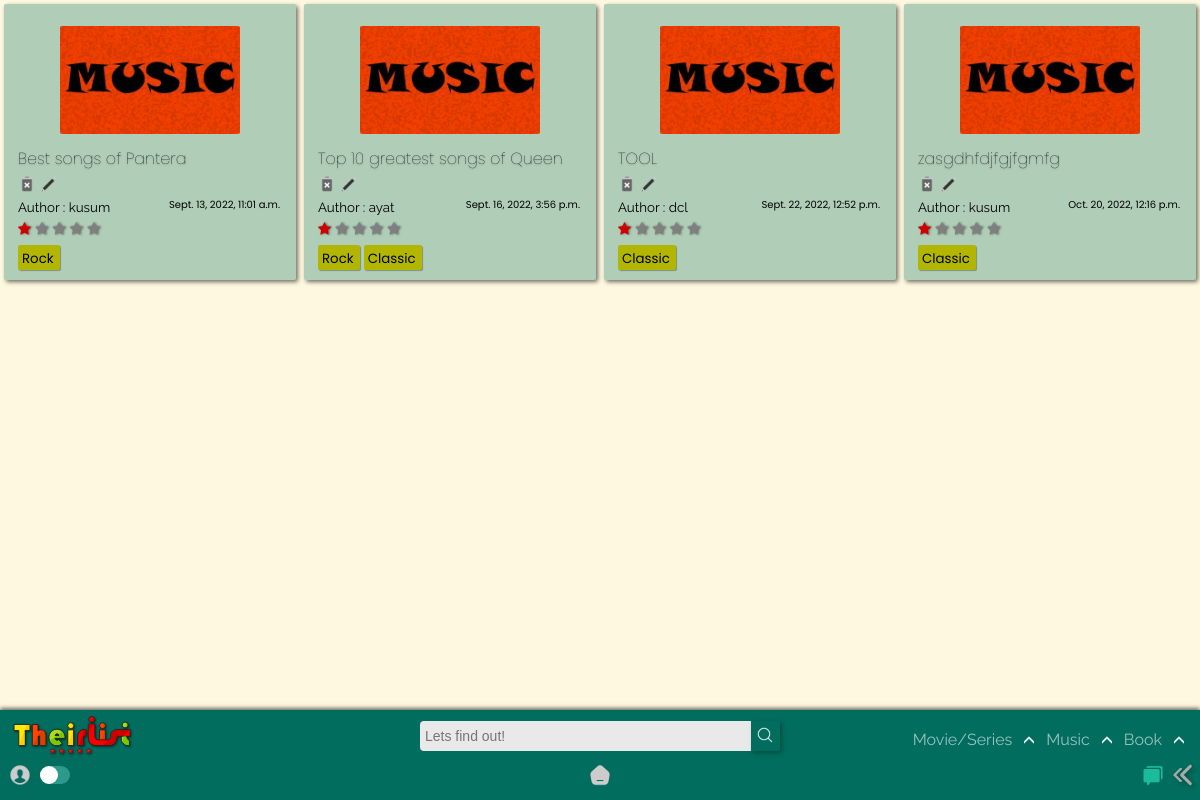
/home/music/, run on the app's committed database.
### app/models.py (models this page shows, shortened)
class MusicList(models.Model):
    title = models.CharField(max_length=120)
    genre = models.ManyToManyField('MusicGenre')
    creator = models.ForeignKey(User,on_delete=models.SET_NULL,blank=True, null=True)
    posted = models.DateTimeField(auto_now_add=True)
    content = RichTextField(null=True,default=' ')
    type = models.CharField(max_length=10,default="Music")
    spoiler_choices = [(False, 'No'),(True, 'Yes')]
    spoiler = models.BooleanField(default=False,null=True, choices = spoiler_choices)
    slug = models.SlugField(max_length= 300,null=True, blank = True, unique=True)

class MusicGenre(models.Model):
    name = models.CharField(max_length=150)
    def __str__(self):
        return self.name

### app/views.py (the view)
# urls.py: path('music/',views.music, name='music'),
def music(request,query=None):
    if not query:
        qs = MusicList.objects.all()
    else:
        qs = MusicList.objects.filter(genre__name__icontains=query)
    return render(request, 'app/music.html', {'query': qs, 'result' : query} )

### templates/app/music.html (shortened to what this page needs)
{% extends "index.html" %}
{% load static %}
{% block content %}
<section>
    <div class="contain-sec" id="contain-sec6">
      {% for film in query %}
      <div class="elements">
        <div class="thumb">
          <img src="{% static 'app/images/music-poster.jpg' %}" width="100px" />
        </div>
        <div class="Title">
          <a href="{% url 'app:musiclist_detail' film.slug %}"><h4 class="tit">{{film.title}}</h4></a>
          {% if user.id == film.creator.id %}
          <a href="{% url 'app:delete_music' film.slug %}"><img src ="{% static 'app/images/delete.png' %}"></a>
          <a href="{% url 'app:update_musiclist' film.slug %}"><img src ="{% static 'app/images/edit.png' %}"></a>
          {% else %}
          <img src ="{% static 'app/images/delete-dis.png' %}">
          <img src ="{% static 'app/images/edit-dis.png' %}">
          {% endif %}
        </div>
        <div class="Author">
          <small>Author : {{film.creator.username}}<span>{{film.posted}}</span></small>
        </div>
        <div class="rating">
          <span class="star-headline">
          <span class="fa fa-star checked"></span>
          <span class="fa fa-star"></span>
          <span class="fa fa-star"></span>
          <span class="fa fa-star"></span>
          <span class="fa fa-star"></span>
          </span>
        </div>
          {% for tag in film.genre.all %}
          <div class="Genre">
            <a href="{% url 'app:music' query=tag %}">
              <small>{{ tag }}</small>
            </a>
          </div>
            {% empty %}
            No tags!
          {% endfor %}
      </div>
      {% endfor %}
    </div>
  </section>
{% endblock content %}

### static/app/css/desk.css (style rules this page uses)
:root { --rd: #D10000; --white: rgb(233, 233, 233); --rd2: #9DAAF2; --dark: #1d1d1d; --teal: rgb(0, 109, 94); }
* { -webkit-tap-highlight-color: transparent; margin: 0; padding: 0; box-sizing: border-box; }
body { -webkit-tap-highlight-color: transparent; background-color: #fff5d1ab; text-decoration: none; height: 100vh; display: flex; flex-direction: column; font-family: 'Raleway', sans-serif; }
.Title img { height: 18px!important; }
.Genre small { padding: 0 0; margin-right: 2px; }
.fa { color: grey; filter: drop-shadow(1px 0px 1px rgba(0, 0, 0, 0.493)); }
.star-headline .checked { color: #D10000; }
.star-headline span { font-size: 14px; }

### static/app/css/content_css.css (style rules this page uses)
section { position: relative; z-index: 0; }
.contain-sec { padding-top: 0px; display: grid; width: 100%; color: black; grid-template-rows: repeat(auto-fit, minmax(100px, 1fr)); grid-template-columns: repeat(auto-fit, minmax(250px, 1fr)); position: relative; margin-bottom: 100px; }
.elements { padding: 10px 14px; width: auto; cursor: pointer; background-color: rgba(0, 109, 94, 0.315); margin: 4px; border-radius: 2px; position: relative; box-shadow: 2px 2px 4px #00000090; transition: all 250ms ease-in-out; }
.thumb { display: grid; justify-content: center; }
.thumb img { height: 108px; width: auto; border-radius: 2px; margin: 12px; }
.tit { font-family: Poppins; font-size: 1em; font-weight: lighter; transition: all 250ms ease-in-out; margin-bottom: 4px; text-shadow: 0px 1px 2px #0000005b; }
.Author span { position: absolute; margin-right: 16px; right: 0; cursor: pointer; font-size: 10px; font-family: 'Poppins', sans-serif; }
.rating { font-family: 'Poppins', sans-serif; }
.Genre { margin: 0px 0px; margin-top: 4px; padding: 0px 4px; border-radius: 2px; background-color: rgb(179, 182, 0); color: rgb(0, 0, 0); width: max-content; cursor: pointer; display: inline-block; box-shadow: 1px 1px 1px #0000004b; font-family: 'Poppins', sans-serif; transition: all 350ms ease-in-out; }

### templates/app/music.html (style rules this page uses)
.Title img { height: 14px; }

### data on the page
MusicList: title "Best songs of Pantera", creator.username "kusum", posted "Sept. 13, 2022, 11:01 a.m."
MusicGenre: name "Rock"
MusicList: title "Top 10 greatest songs of Queen", creator.username "ayat", posted "Sept. 16, 2022, 3:56 p.m."
MusicGenre: name "Classic"
MusicList: title "TOOL", creator.username "dcl", posted "Sept. 22, 2022, 12:52 p.m."
MusicList: title "zasgdhfdjfgjfgmfg", creator.username "kusum", posted "Oct. 20, 2022, 12:16 p.m."
